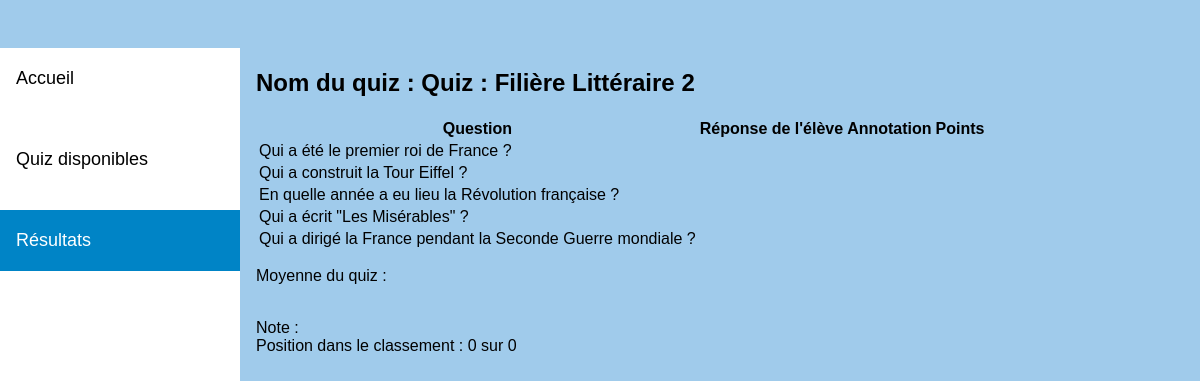
Screenshot of /consultcopie.php?id_quiz=4 with the database file from the repository.
### tables this page shows
CREATE TABLE `quiz` (
  `id_quiz` int(11) NOT NULL,
  `id_promo` int(11) NOT NULL,
  `nom` varchar(255) NOT NULL,
  `id_formateur` int(11) NOT NULL,
  `start_time` datetime DEFAULT NULL,
  `end_time` datetime DEFAULT NULL
);

CREATE TABLE `question` (
  `id_question` int(11) NOT NULL,
  `id_quiz` int(11) NOT NULL,
  `nom` text NOT NULL,
  `points` int(11) NOT NULL
);

### consultcopie.php (the view, shortened to what this page needs)
<html>
 <head>
 <link rel="stylesheet" href="accueil.css" media="screen" type="text/css" />
</head>
<body>
<ul>
  <li><a href="eleve.php">Accueil</a></li>
  <li><a href="repondre_quiz_liste.php">Quiz disponibles</a></li>
  <li><a class="active" href="consult_quiz_liste.php">Résultats</a></li>
</ul>
<?php
  require_once('connexion.php');
  $id_quiz = $_GET['id_quiz'];
  $query = "SELECT nom FROM quiz WHERE id_quiz = :id_quiz";
  $stmt = $bdd->prepare($query);
  $stmt->execute(array(':id_quiz' => $id_quiz));
  $nom_quiz = $stmt->fetch()['nom'];
  $query = "SELECT id_question, nom, points FROM question WHERE id_quiz = :id_quiz";
  $stmt = $bdd->prepare($query);
  $stmt->execute(array(':id_quiz' => $id_quiz));
  $questions = $stmt->fetchAll();
  $query = "SELECT id_reponse, reponseeleve, annotations, points FROM reponse WHERE id_question = :id_question AND id_user = :id_user";
  $stmt = $bdd->prepare($query);
  $query = "SELECT AVG(note) AS moyenne FROM resultat WHERE id_quiz = :id_quiz";
  $stmt2 = $bdd->prepare($query);
  $stmt2->execute(array(':id_quiz' => $id_quiz));
  $moyenne_quiz = $stmt2->fetch()['moyenne'];
  ?>
<div id='container'>
  <h2>Nom du quiz : <?php echo $nom_quiz; ?></h2>
  <table>
    <thead>
      <tr>
        <th>Question</th>
        <th>Réponse de l'élève</th>
        <th>Annotation</th>
        <th>Points</th>
      </tr>
    </thead>
    <tbody>
      <?php foreach ($questions as $question) { ?>
        <tr>
          <td><?php echo $question['nom']; ?></td>
          <?php
            $stmt->execute(array(':id_question' => $question['id_question'], ':id_user' => $id_user));
            $reponse = $stmt->fetch();
          ?>
          <td><?php echo $reponse['reponseeleve']; ?></td>
          <td><?php echo $reponse['annotations']; ?></td>
          <td><?php echo $reponse['points']; ?></td>
        </tr>
      <?php } ?>
    </tbody>
  </table>
  <p>Moyenne du quiz :</p>
  <?php echo "$moyenne_quiz <br/>"; ?>
  <?php
$query = "SELECT note FROM resultat WHERE id_quiz = :id_quiz AND id_user = :id_user";
$stmt = $bdd->prepare($query);
$stmt->execute(array(':id_quiz' => $id_quiz, ':id_user' => $id_user));
$note_eleve = $stmt->fetch()['note'];
$position = 0;
$query = "SELECT COUNT(DISTINCT id_user) AS total FROM resultat WHERE id_quiz = :id_quiz";
$stmt = $bdd->prepare($query);
$stmt->execute(array(':id_quiz' => $id_quiz));
$total_eleves = $stmt->fetch()['total'];
echo "Note : " . $note_eleve . "<br/>";
echo "Position dans le classement : " . $position . " sur " . $total_eleves;
?>
</div>
</body>
</html>

### accueil.css (style rules this page uses)
body { background: #a0cbeb; margin: 0; font-family: 'Gill Sans', 'Gill Sans MT', Calibri, 'Trebuchet MS', sans-serif; }
ul { list-style-type: none; margin: 0; padding: 0; width: 20%; background-color: white; position: fixed; height: 100%; overflow: auto; font-size: large; }
li a { display: block; color: #000; margin-bottom: 1.1em; padding: 20px 16px 20px; text-decoration: none; }
li a.active { background-color: #0084c6; color: white; }
#container { margin-top: 3em; margin-left: 20%; padding:1px 16px; height:1000px; }

### rows the page displays
quiz: nom "Quiz : Filière Littéraire 2"
question: nom "Qui a été le premier roi de France ?"
question: nom "Qui a construit la Tour Eiffel ?"
question: nom "En quelle année a eu lieu la Révolution française ?"
question: nom "Qui a écrit \"Les Misérables\" ?"
question: nom "Qui a dirigé la France pendant la Seconde Guerre mondiale ?"

### other values shown
$position "0"
$total_eleves "0"
